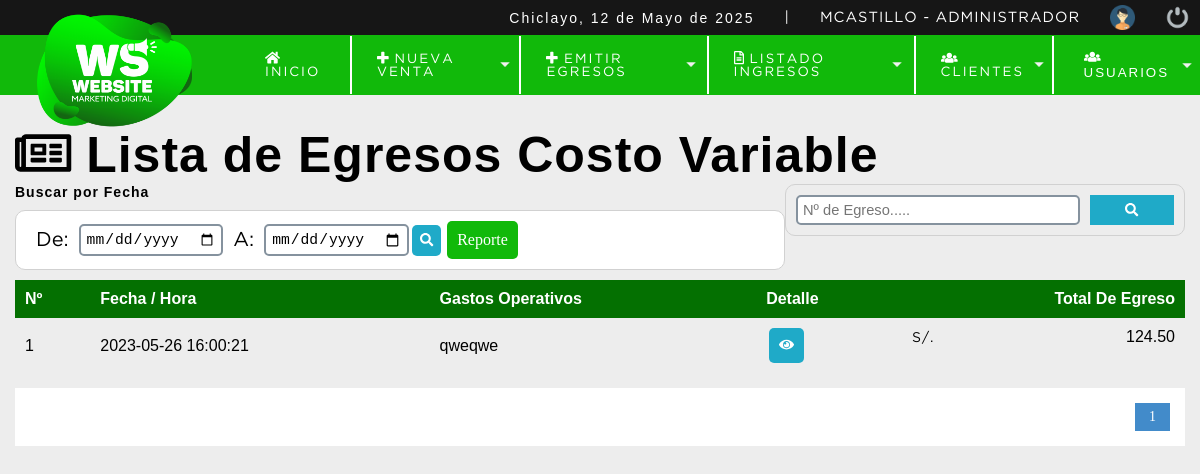
The page /sistema/listar_egreso_variable.php (signed in) on the database its author committed.
### tables this page shows
CREATE TABLE `egreso_variable` (
  `id_variable` int NOT NULL,
  `gastos` varchar(100) NOT NULL,
  `descripcion` text NOT NULL,
  `total` decimal(10,2) NOT NULL,
  `fecha` datetime NOT NULL DEFAULT CURRENT_TIMESTAMP,
  `estado` int NOT NULL DEFAULT '1'
);

### sistema/listar_egreso_variable.php (the view, shortened to what this page needs)
<?php
include "../conexion.php";
?>
<!DOCTYPE html>
<html lang="es">
<head>
    <?php include "includes/scripts.php"; ?>
</head>
<body>
    <?php include "includes/header.php"; ?>
    <br>
    <section id="container">
        <br>
        <h1><i class="far fa-newspaper"></i> Lista de Egresos Costo Variable</h1>
        <form action="buscar_variable.php" method="get" class="form_search">
            <input type="text" name="busqueda" id="busqueda" placeholder="Nº de Egreso.....">
            <button type="submit" class="btn_search"><i class="fas fa-search"></i></button>
        </form>
        <div>
            <h5>Buscar por Fecha</h5>
            <form action="buscar_variable.php" method="get" class="form_search_date">
                <label>De: </label>
                <input type="date" name="fecha_de" id="fecha_de" required></input>
                <label>A: </label>
                <input type="date" name="fecha_a" id="fecha_a" required></input>
                <button type="submit" class="btn_view"><i class="fas fa-search"></i></button>
                <div class="btn_reporte" onclick="reporteEgresosVariablePDF();">Reporte</div>
            </form>
        </div>
        <table class="table table-light">
            <tbody>
                <tr>
                    <th>Nº</th>
                    <th>Fecha / Hora</th>
                    <th>Gastos Operativos</th>
                    <th>Detalle</th>
                    <th class="textright">Total De Egreso</th>
                </tr>
                <?php
                $sql_registro = mysqli_query($conexion, "SELECT COUNT(*) AS total_registro FROM egreso_variable WHERE estado != 10");
                $result_registro = mysqli_fetch_array($sql_registro);
                $total_registro = $result_registro['total_registro'];
                $por_pagina  = 5;
                if (empty($_GET['pagina'])) {
                    $pagina = 1;
                } else {
                    $pagina = $_GET['pagina'];
                }
                $desde = ($pagina - 1) * $por_pagina;
                $total_paginas = ceil($total_registro / $por_pagina);
                $query = mysqli_query($conexion, "SELECT id_variable, gastos, descripcion, total, fecha FROM egreso_variable
                                                    WHERE estado != 10 ORDER BY fecha DESC LIMIT $desde,$por_pagina");
                $result = mysqli_num_rows($query);
                if ($result > 0) {
                    while ($data = mysqli_fetch_array($query)) {
                ?>
                        <tr id="row_<?php echo $data["id_variable"]; ?>">
                            <td><?php echo $data["id_variable"]; ?></td>
                            <td><?php echo $data["fecha"]; ?></td>
                            <td><?php echo $data["gastos"]; ?></td>
                            <td>
                                <div class="div_factura">
                                    <button class="btn_view mostrar_detalle_variable" fa="<?php echo $data["id_variable"]; ?>"><i class="fas fa-eye"></i></button>
                                </div>
                            </td>
                            <td class="textright totalfactura"><span>S/.</span><?php echo $data["total"]; ?></td>
                        </tr>
                <?php
                    }
                }
                ?>
            </tbody>
        </table>
        <div class="paginador">
            <ul>
                <?php
                for ($i = 1; $i <= $total_paginas; $i++) {
                    if ($i == $pagina) {
                        echo '<li class="pageselect">' . $i . '</li>';
                    } else {
                        echo '<li><a href="?pagina=' . $i . '">' . $i . '</a></li>';
                    }
                }
                ?>
            </ul>
        </div><br>
    </section>
</body>
</html>

### sistema/css/style.css (style rules this page uses)
* { margin: 0; padding: 0; box-sizing: border-box; }
body { background: #ededed; }
h1, h2, h3, h4, h5, h6 { font-family: 'arial'; font-weight: bold; letter-spacing: 1px; }
h1 { font-size: 26px; }
h5 { font-size: 14px; }
span { font-family: 'GothamBook'; letter-spacing: 1px; font-size: 14px; line-height: 20px; }
#container { padding: 90px 15px 15px; }
form { background: #fff; margin: auto; padding: 20px 50px; border: 1px solid #d1d1d1; }
label { display: block; font-size: 20px; font-family: 'GothamBook'; margin: 15px auto 5px auto; }
input,select { display: block; width: 100%; font-size: 11pt; padding: 5px; border: 2px solid #85929e; border-radius: 5px; -webkit-border-radius: 5px; -moz-border-radius: 5px; -ms-border-radius: 5px; -o-border-radius: 5px; }
#container h1 { font-size: 50px; display: inline-block; }
table { border-collapse: collapse; font-family: 'arial'; font-size: 12pt; width: 100%; }
table th { text-align: left; padding: 10px; background: #047001; color: #fff; }
table tr:nth-child(odd) { background: #fff; }
table td { padding: 10px; }
.paginador ul { padding: 15px; list-style: none; background: #fff; margin-top: 15px; display: -webkit-flex; display: -moz-flex; display: -ms-flex; display: -o-flex; display: flex; justify-content: flex-end; }
.paginador a, .pageselect { color: #428bca; border: 1px solid #ddd; padding: 5px; display: inline-block; font-size: 14px; text-align: center; width: 35px; }
.pageselect { color: #fff; background: #428bca; border: 1px solid #428bca; }
.form_search { display: flex; float: right; background: initial; padding: 10px; border-radius: 10px; -webkit-border-radius: 10px; -moz-border-radius: 10px; -ms-border-radius: 10px; -o-border-radius: 10px; width: 400px; }
.form_search .btn_search { background: #1faac8; color: #fff; padding: 0 20px; border: 5px; cursor: pointer; margin-left: 10px; width: 100px; }
.form_search input { width: 100%; }
.textright { text-align: right; }
.form_search_date { padding: 10px; display: flex; justify-content: flex-start; align-items: center; border-radius: 10px; -webkit-border-radius: 10px; -moz-border-radius: 10px; -ms-border-radius: 10px; -o-border-radius: 10px; margin: 10px auto; }
.form_search_date label { margin: 0 10px; }
.form_search_date input { width: auto; }
.form_search_date .btn_view { padding: 8px; }
.btn_view { background-color: #1faac8; border: 0; border-radius: 5px; -webkit-border-radius: 5px; -moz-border-radius: 5px; -ms-border-radius: 5px; -o-border-radius: 5px; cursor: pointer; padding: 10px; margin: 0 3px; color: #fff; }
.btn_reporte { background-color: #11B90A; border: 0; border-radius: 5px; -webkit-border-radius: 5px; -moz-border-radius: 5px; -ms-border-radius: 5px; -o-border-radius: 5px; cursor: pointer; padding: 10px; margin: 0 3px; color: #fff; }
.totalfactura { display: flex; justify-content: space-between; }

### rows shown on the page
egreso_variable: id_variable "1", fecha "2023-05-26 16:00:21", gastos "qweqwe", total "124.50"

### other values the page prints
fechaC() "12 de Mayo de 2025"
$_SESSION['user'] "MCASTILLO"
$_SESSION['nomrol'] "ADMINISTRADOR"
